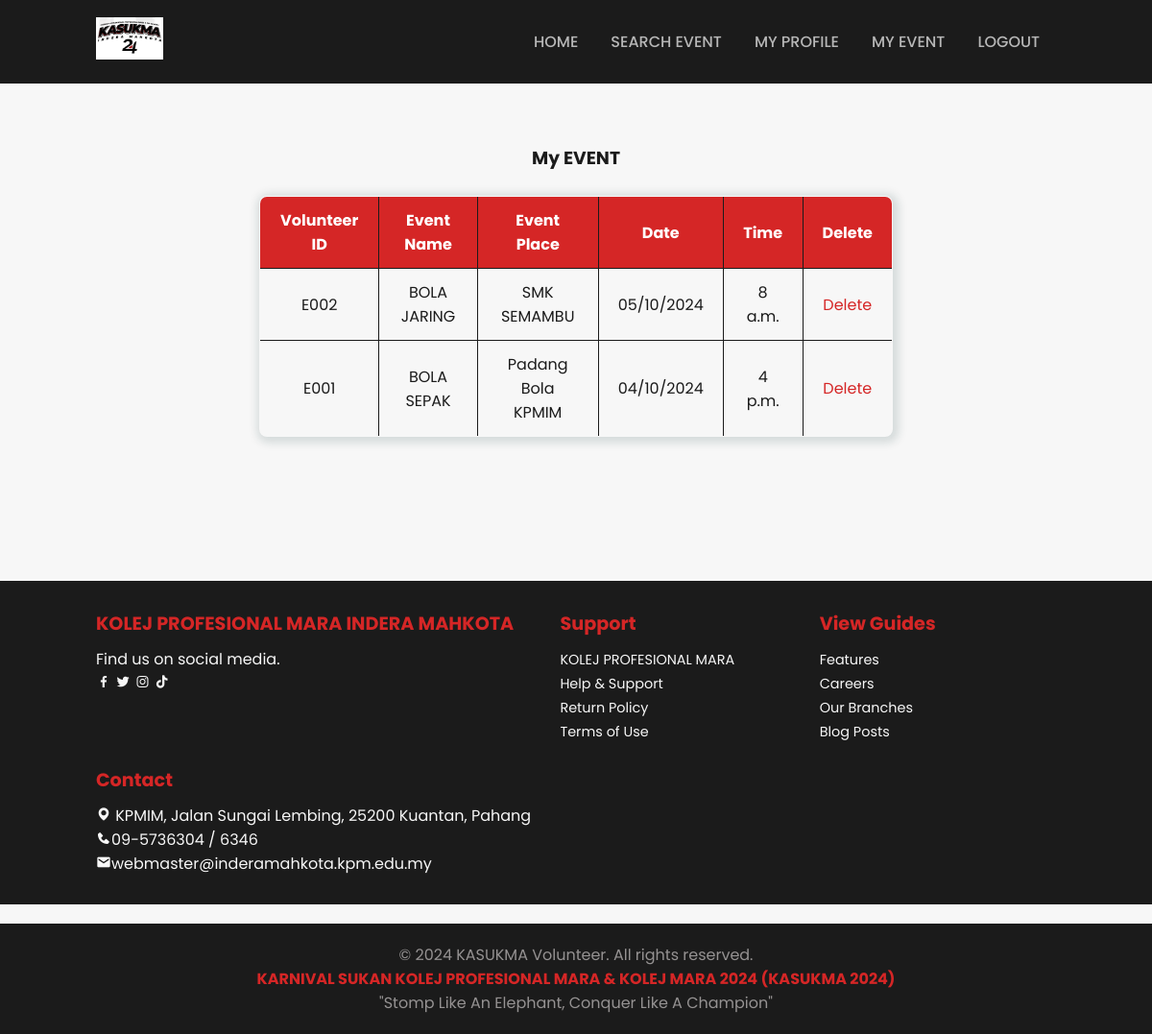
Page /kasukma_page/event (signed in) on the committed database.
### library/models.py (models this page shows)
class Volunteer (models.Model):
    volunteerid= models.AutoField( primary_key=True, default=None)
    studentid = models.ForeignKey(Student, on_delete=models.CASCADE)
    eventid= models.ForeignKey(Event, on_delete=models.CASCADE)

class Event (models.Model):
    eventid= models.CharField (max_length=4, primary_key=True)
    eventname = models.TextField()
    place = models.TextField()
    date=models.DateField()
    time = models.TimeField()

### library/views.py (the view)
# urls.py: path("event", views.event, name='event'),
def event(request):
    student_id = request.session.get('student_id')
    if student_id:
        vdata=Volunteer.objects.select_related('eventid','studentid').filter(studentid_id=student_id)
        context = {
            'vdata':vdata
                   }
    return render (request, 'event.html', context)

### library/templates/event.html (shortened to what this page needs)
{% load static %}
<!DOCTYPE html>
<html lang="en">
<head>
        <link rel="stylesheet" href="https://cdn.jsdelivr.net/npm/boxicons@latest/css/boxicons.min.css">
</head>
<body>
     <header>
        <a href="#" class="logo">
        <img src="{% static 'image/kasukma24.jpg' %}" alt="Volunteer image">
        </a>
        <ul class="navbar">
            <li><a href="{% url 'homepage' %}">Home</a></li>
            <li><a href="{% url 'search_event' %}">Search Event</a></li>
            <li><a href="{% url 'myprofile' %}">My Profile</a></li>
            <li><a href="{% url 'event' %}">My Event</a></li>
            <li><a href="{% url 'logout' %}">Logout</a></li>
        </ul>
    </header>
    <main>
        <section class="event-section">
            <h3>My EVENT</h3><br>
{% if vdata %}
    <table border="1">
        <th>Volunteer ID</th>
        <th>Event Name</th>
        <th>Event Place</th>
        <th>Date</th>
        <th>Time</th>
        <th>Delete</th>
        {% for data in vdata %}
        <tr>
            <td> {{ data.eventid.eventid}} </td>
            <td> {{ data.eventid.eventname}} </td>
            <td> {{ data.eventid.place}} </td>
            <td> {{ data.eventid.date|date:"d/m/Y"}} </td>
            <td> {{ data.eventid.time}} </td>
            <td><a href="{% url 'delete_event' data.volunteerid %}">Delete</a></td>
        </tr>
        {% endfor %}
    </table>
    {% else %}
            <p>No events found here. Please join any event.</p>
            {% endif %}
        </section>
    </main>
<section class="footer">
    <div class="footer-box">
        <h3>KOLEJ PROFESIONAL MARA INDERA MAHKOTA</h3>
        <p>Find us on social media.</p>
        <div class="social">
            <a href="#"><i class="bx bxl-facebook"></i></a>
            <a href="#"><i class="bx bxl-twitter"></i></a>
            <a href="#"><i class="bx bxl-instagram"></i></a>
            <a href="#"><i class="bx bxl-tiktok"></i></a>
        </div>
    </div>
    <div class="footer-box">
        <h3>Support</h3>
        <ul>
            <li><a href="#">KOLEJ PROFESIONAL MARA</a></li>
            <li><a href="#">Help & Support</a></li>
            <li><a href="#">Return Policy</a></li>
            <li><a href="#">Terms of Use</a></li>
        </ul>
    </div>
    <div class="footer-box">
        <h3>View Guides</h3>
        <ul>
            <li><a href="#">Features</a></li>
            <li><a href="#">Careers</a></li>
            <li><a href="#">Our Branches</a></li>
            <li><a href="#">Blog Posts</a></li>
        </ul>
    </div>
    <div class="footer-box">
        <h3>Contact</h3>
        <div class="contact">
            <span><i class="bx bxs-map"></i> KPMIM, Jalan Sungai Lembing, 25200 Kuantan, Pahang </span><br>
            <span><i class="bx bxs-phone"></i>09-5736304 / 6346 </span><br>
            <span><i class="bx bxs-envelope"></i>webmaster@inderamahkota.kpm.edu.my</span>
        </div>
    </div>
</section>
<section class="banner">
    <p>&copy; 2024 KASUKMA Volunteer. All rights reserved.</p>
    <h4>KARNIVAL SUKAN KOLEJ PROFESIONAL MARA & KOLEJ MARA 2024 (KASUKMA 2024)</h4>
    <p>"Stomp Like An Elephant, Conquer Like A Champion"</p>
</section>
</body>
</html>

### library/templates/event.html (style rules this page uses)
* { font-family: 'Poppins', sans-serif; margin: 0; padding: 0; box-sizing: border-box; scroll-padding-top: 4rem; scroll-behavior: smooth; list-style: none; text-decoration: none; }
body { color: var(--text-color); background-color: var(--second-color); }
:root { --main-color: #d52626; --second-color: #f7f7f7; --text-color: #1b1b1b; --bg-color: #b7b7b7; --box-shadow: 2px 2px 10px 4px rgb(14 55 54 / 15%); }
header { position: fixed; width: 100%; top: 0; right: 0; z-index: 1000; display: flex; justify-content: space-between; align-items: center; padding: 18px 100px; background: var(--text-color); transition: 0.5s linear; }
.logo img { width: 70px; }
.navbar { display: flex; }
.navbar a { padding: 8px 17px; color: var(--bg-color); font-size: 1rem; text-transform: uppercase; font-weight: 500; }
.event-section { padding: 150px 50px; text-align: center; }
h4 { color: var(--main-color); }
table { width: 60%; margin: 0 auto; border-collapse: collapse; box-shadow: var(--box-shadow); border-radius: 8px; overflow: hidden; }
table th, table td { padding: 12px 20px; font-size: 1rem; border: 1px solid var(--text-color); }
table th { background-color: var(--main-color); color: white; }
table td { background-color: var(--second-color); color: var(--text-color); }
.event-section a { color:var(--main-color); }
.footer { display: grid; grid-template-columns: repeat(auto-fit, minmax(240px, auto)); gap: 1.5rem; padding: 30px 100px; background-color: var(--text-color); color: var(--second-color); }
.footer-box h3 { font-size: 1.2rem; margin-bottom: 10px; color: var(--main-color); }
.footer-box ul li a { font-size: 0.9rem; color: var(--second-color); transition: color 0.3s ease; }
.social a { color: var(--second-color); }
.contact span i { color: var(--second-color); }
.banner { padding: 20px; text-align: center; background: var(--text-color); color: rgb(149, 146, 146); margin-top: 20px; }

### rows in the picture
Volunteer: eventid.eventid "E002", eventid.eventname "BOLA JARING", eventid.place "SMK SEMAMBU", eventid "05/10/2024", eventid.time "8 a.m."
Volunteer: eventid.eventid "E001", eventid.eventname "BOLA SEPAK", eventid.place "Padang Bola KPMIM", eventid "04/10/2024", eventid.time "4 p.m."
